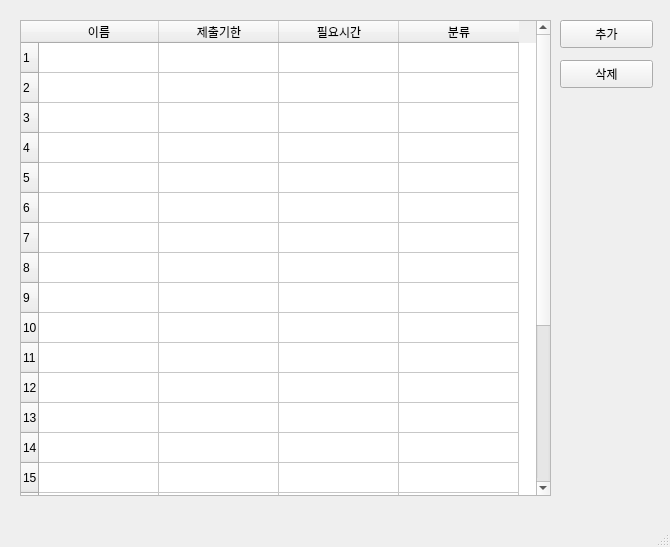
<?xml version="1.0" encoding="UTF-8"?>
<ui version="4.0">
 <class>MainWindow</class>
 <widget class="QMainWindow" name="MainWindow">
  <property name="geometry">
   <rect>
    <x>0</x>
    <y>0</y>
    <width>670</width>
    <height>547</height>
   </rect>
  </property>
  <property name="minimumSize">
   <size>
    <width>670</width>
    <height>400</height>
   </size>
  </property>
  <property name="maximumSize">
   <size>
    <width>670</width>
    <height>800</height>
   </size>
  </property>
  <property name="windowTitle">
   <string>과제독촉기</string>
  </property>
  <property name="documentMode">
   <bool>false</bool>
  </property>
  <property name="tabShape">
   <enum>QTabWidget::Triangular</enum>
  </property>
  <property name="dockNestingEnabled">
   <bool>false</bool>
  </property>
  <property name="dockOptions">
   <set>QMainWindow::AnimatedDocks</set>
  </property>
  <property name="unifiedTitleAndToolBarOnMac">
   <bool>false</bool>
  </property>
  <widget class="QWidget" name="centralwidget">
   <widget class="QTableWidget" name="taskTable">
    <property name="geometry">
     <rect>
      <x>20</x>
      <y>20</y>
      <width>531</width>
      <height>476</height>
     </rect>
    </property>
    <property name="minimumSize">
     <size>
      <width>0</width>
      <height>0</height>
     </size>
    </property>
    <property name="editTriggers">
     <set>QAbstractItemView::NoEditTriggers</set>
    </property>
    <property name="dragDropMode">
     <enum>QAbstractItemView::NoDragDrop</enum>
    </property>
    <property name="selectionBehavior">
     <enum>QAbstractItemView::SelectRows</enum>
    </property>
    <property name="showGrid">
     <bool>true</bool>
    </property>
    <property name="sortingEnabled">
     <bool>true</bool>
    </property>
    <property name="wordWrap">
     <bool>false</bool>
    </property>
    <property name="cornerButtonEnabled">
     <bool>true</bool>
    </property>
    <property name="rowCount">
     <number>23</number>
    </property>
    <property name="columnCount">
     <number>4</number>
    </property>
    <attribute name="horizontalHeaderCascadingSectionResizes">
     <bool>true</bool>
    </attribute>
    <attribute name="horizontalHeaderDefaultSectionSize">
     <number>120</number>
    </attribute>
    <row/>
    <row/>
    <row/>
    <row/>
    <row/>
    <row/>
    <row/>
    <row/>
    <row/>
    <row/>
    <row/>
    <row/>
    <row/>
    <row/>
    <row/>
    <row/>
    <row/>
    <row/>
    <row/>
    <row/>
    <row/>
    <row/>
    <row/>
    <column>
     <property name="text">
      <string>이름</string>
     </property>
     <property name="textAlignment">
      <set>AlignCenter</set>
     </property>
    </column>
    <column>
     <property name="text">
      <string>제출기한</string>
     </property>
     <property name="textAlignment">
      <set>AlignCenter</set>
     </property>
    </column>
    <column>
     <property name="text">
      <string>필요시간</string>
     </property>
     <property name="textAlignment">
      <set>AlignCenter</set>
     </property>
    </column>
    <column>
     <property name="text">
      <string>분류</string>
     </property>
     <property name="textAlignment">
      <set>AlignCenter</set>
     </property>
    </column>
   </widget>
   <widget class="QPushButton" name="addButton">
    <property name="geometry">
     <rect>
      <x>560</x>
      <y>20</y>
      <width>93</width>
      <height>28</height>
     </rect>
    </property>
    <property name="text">
     <string>추가</string>
    </property>
   </widget>
   <widget class="QPushButton" name="delButton">
    <property name="geometry">
     <rect>
      <x>560</x>
      <y>60</y>
      <width>93</width>
      <height>28</height>
     </rect>
    </property>
    <property name="text">
     <string>삭제</string>
    </property>
   </widget>
  </widget>
  <widget class="QStatusBar" name="statusBar"/>
  <action name="actionSave">
   <property name="icon">
    <iconset>
     <normaloff>../data/images/save.png</normaloff>../data/images/save.png</iconset>
   </property>
   <property name="text">
    <string>Save</string>
   </property>
   <property name="whatsThis">
    <string>save task info</string>
   </property>
   <property name="shortcut">
    <string>Ctrl+S</string>
   </property>
   <property name="shortcutContext">
    <enum>Qt::WidgetWithChildrenShortcut</enum>
   </property>
  </action>
 </widget>
 <resources/>
 <connections/>
</ui>
